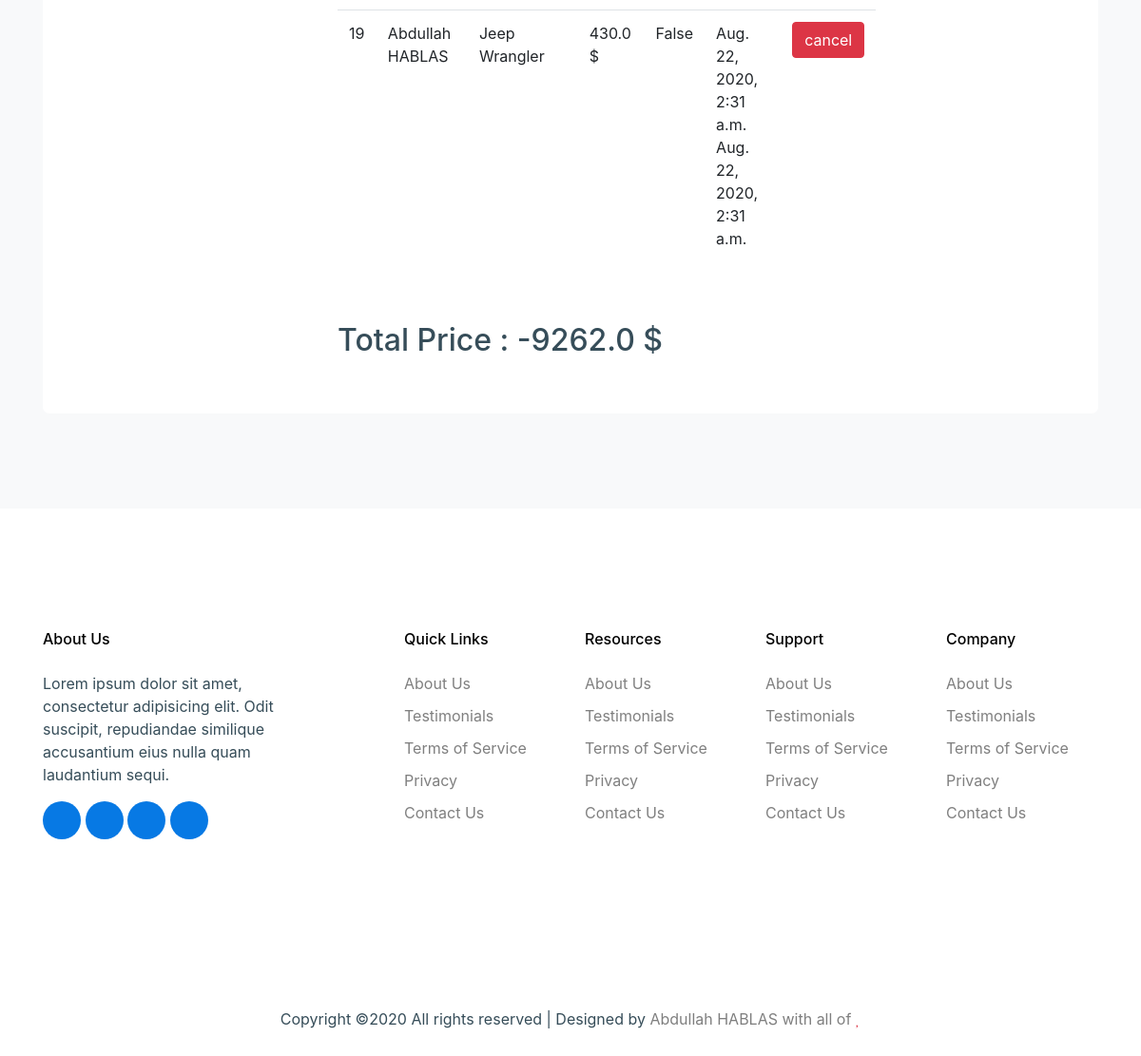
The page /user_orders (signed in, lower part) on the database as committed earlier.
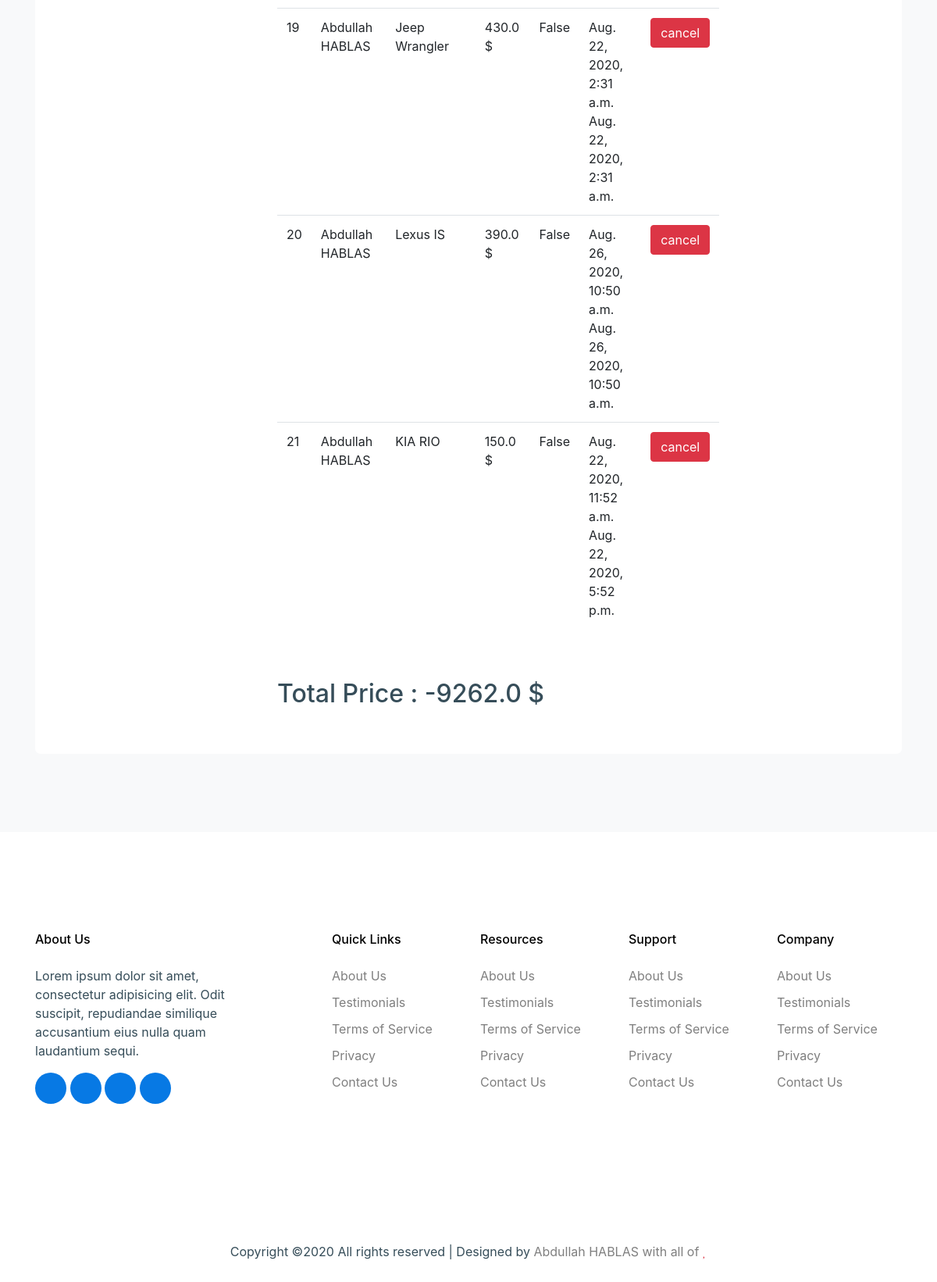
The same page on the database as committed later.
### rent/models.py (models this page shows)
class Rent(models.Model):
    user = models.ForeignKey(User, on_delete=models.CASCADE, related_name='Rents')
    car = models.ForeignKey(Car, on_delete=models.CASCADE, related_name='orders')
    start_date = models.DateTimeField()
    end_date = models.DateTimeField()
    approved = models.BooleanField(default=False)
    finished = models.BooleanField(default=False)
    canceled = models.BooleanField(default=False)
    paid = models.BooleanField(default=False)
    total_price = models.FloatField(null=True, blank=True)
    rate = models.IntegerField(default=0)
    class Meta:
        db_table = 'rent'

### car/models.py (models this page shows, shortened)
class Car(models.Model):
    STATUS = (
        ('Yes', 'True'),
        ('No', 'False'),
    )
    category = models.ForeignKey(Category, on_delete=models.CASCADE)  # many to one relationship with category
    title = models.CharField(max_length=100)
    keywords = models.CharField(max_length=255)
    description = models.CharField(max_length=255)
    image = models.ImageField(blank=True, upload_to='images/')
    passenger_amount = models.CharField(max_length=255, null=True, blank=True)
    door_number = models.CharField(max_length=255, null=True, blank=True)
    Bag = models.CharField(max_length=10, choices=STATUS, null=True, blank=True)
    transmission_type = models.CharField(max_length=255, null=True, blank=True)
    miles = models.CharField(max_length=255, null=True, blank=True)
    rent_price = models.IntegerField()
    details = RichTextUploadingField(blank=True)
    status = models.CharField(max_length=255, choices=STATUS)
    slug = models.SlugField(null=False, unique=True)
    parent = models.ForeignKey('self', blank=True, null=True, related_name='children', on_delete=models.CASCADE)
    created_at = models.DateTimeField(auto_now_add=True)
    updated_at = models.DateTimeField(auto_now=True)
    class MPTTMeta:
        level_attr = 'mptt_level'
        order_insertion_by = ['title']

### home/views.py (the view)
# urls.py: path('user_orders', views.user_orders, name='user_orders'),
def user_orders(request):
    setting = Setting.objects.get(pk=1)
    current_user = request.user
    orders = Rent.objects.filter(user_id=current_user.id)
    categories = Category.objects.all()
    cars = Car.objects.all()
    profile = UserProfile.objects.get(user_id=current_user.id)
    total = 0
    for el in orders:
        delta = el.end_date - el.start_date
        total = total + (el.total_price*delta.days)
    context = {'setting': setting, 'profile': profile, 'page': 'home', 'categories': categories, 'cars': cars, 'total': total,'orders': orders}
    return render(request, 'user_orders.html', context)

### user/templates/user_orders.html (shortened to what this page needs)
{% extends 'homebase.html' %}
{% load static %}
{% block content %}
    <div class="site-section bg-light mt-5">
        <div class="container">
            <div class="service-1 dark listing d-block  align-items-stretch">
                <div class="listing-img h-100 mr-8">
                    <div class="row">
                        <div style="margin-top: 14%" class=" container col-lg-9">
                            <div class="section">
                                <div class="container">
                                    <div class="row">
                                        <div class="col-md-9">
                                            <div class="order-summary clearfix">
                                                <table class="shopping-cart-table table">
                                                    {% for rs in orders %}
                                                        <tr>
                                                            <td class="text-left">{{ rs.id }} </td>
                                                            <td class="text-left">{{ rs.user.first_name }} {{ rs.user.last_name }}</td>
                                                            <td class="text-left">{{ rs.car.title }}</td>
                                                            <td class="text-left">{{ rs.total_price }} $</td>
                                                            <td class="text-left">{{ rs.paid }} </td>
                                                            <td class="text-left">{{ rs.start_date }}
                                                                <br>
                                                                {{ rs.end_date }} </td>
                                                            <td class="text-left">
                                                                <button onclick="window.location='/cancel_rent?id={{ rs.id }}';"
                                                                        class="btn btn-danger">cancel
                                                                </button>
                                                            </td>
                                                        </tr>
                                                    {% endfor %}
                                                </table>
                                                {% if total %}
                                                    <div>
                                                        <br>
                                                        <br>
                                                        <h2>
                                                            Total Price : {{ total }} $
                                                        </h2>
                                                    </div>
                                                {% endif %}
                                            </div>
                                        </div>
                                    </div>
                                </div>
                            </div>
                        </div>
                    </div>
                </div>
            </div>
        </div>
    </div>
{% endblock %}

Rows that differ between the two databases and show on the page:
added Rent: id "20", user.first_name "Abdullah", user.last_name "HABLAS", car "Lexus IS", total_price "390.0", paid "False", start_date "Aug. 26, 2020, 10:50 a.m.", end_date "Aug. 26, 2020, 10:50 a.m."
added Rent: id "21", user.first_name "Abdullah", user.last_name "HABLAS", car "KIA RIO", total_price "150.0", paid "False", start_date "Aug. 22, 2020, 11:52 a.m.", end_date "Aug. 22, 2020, 5:52 p.m."
